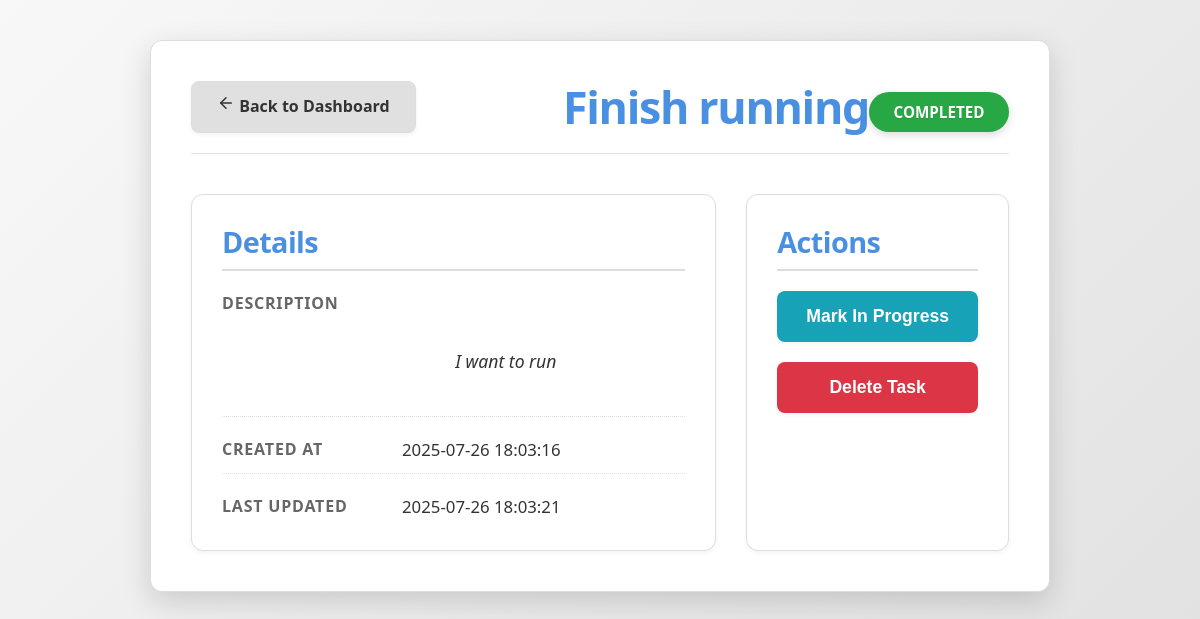
The page /tasks/10 on the database as committed earlier.
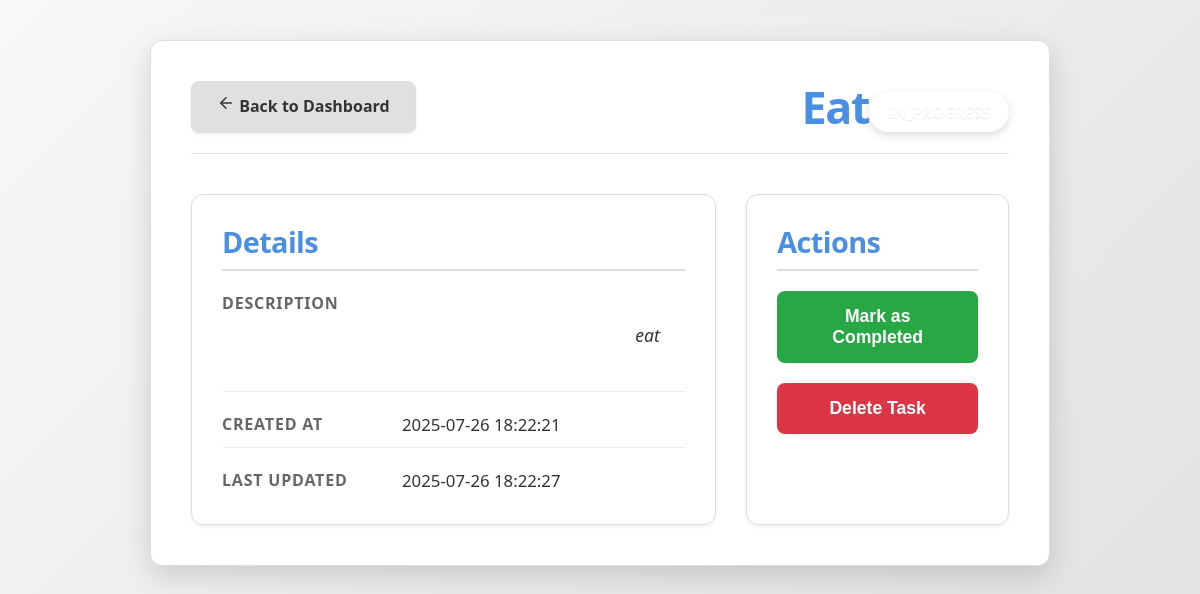
The same page on the database as committed later.
### models.py (models this page shows)
class Task(Base):
    __tablename__ = "task"
    id = Column(Integer, primary_key=True, autoincrement=True)
    title = Column(String(100), nullable=False)
    description = Column(String(256))
    status = Column(Enum(Status), default=Status.PENDING, nullable=False)
    created_at = Column(DateTime, nullable=False, default=datetime.utcnow)
    updated_at = Column(DateTime, nullable=False, default=datetime.utcnow, onupdate=datetime.utcnow)
    user_id = Column(Integer, ForeignKey('appuser.id', ondelete='CASCADE'), nullable=False)

### app.py (the view)
@app.route('/tasks/<int:task_id>', methods=['GET', 'POST'])
def view_task(task_id):
    if request.method == 'POST':
        title = request.form['title']
        description = request.form['description']
        status = request.form['status']
        db.update_task(task_id, title, description, status)
        return redirect(url_for('dashboard'))
    task = db.get_task(task_id)
    return render_template('task_details.html', task=task, Status=Status)

### repository.py (called while the page is built)
    def get_task(self, task_id: int):
        task = self.session.get(Task, task_id)
        if not task:
            raise Exception(f"Task with ID {task_id} not found")
        return task

### templates/task_details.html (shortened to what this page needs)
<!DOCTYPE html>
<html lang="en">
  <head>
    <link
      rel="stylesheet"
      href="{{ url_for('static', filename='css/main.css') }}"
    />
    <link
      rel="stylesheet"
      href="{{ url_for('static', filename='css/task.css') }}"
    />
  </head>
  <body>
    <div class="task-page-wrapper">
      <header class="task-header-section">
        <a
          href="{{ url_for('index') }}"
          class="btn btn-secondary btn-icon-left"
        >
          <svg
            xmlns="http://www.w3.org/2000/svg"
            width="18"
            height="18"
            viewBox="0 0 24 24"
            fill="none"
            stroke="currentColor"
            stroke-width="2"
            stroke-linecap="round"
            stroke-linejoin="round"
            class="feather feather-arrow-left"
          >
            <line x1="19" y1="12" x2="5" y2="12"></line>
            <polyline points="12 19 5 12 12 5"></polyline>
          </svg>
          Back to Dashboard
        </a>
        <h1 class="task-title-main">{{ task.title }}</h1>
        <span
          class="task-status-display status-badge status-{{ task.status.value.lower() }}"
          >{{ task.status.value }}</span
        >
      </header>
      <main class="task-content-area">
        <section class="task-info-card card">
          <h2>Details</h2>
          <dl class="task-details-list">
            <div class="detail-group">
              <dt class="detail-label">Description</dt>
              <dd class="detail-value task-description-text">
                {{ task.description }}
              </dd>
            </div>
            <div class="detail-group">
              <dt class="detail-label">Created At</dt>
              <dd class="detail-value">
                {{ task.created_at.strftime("%Y-%m-%d %H:%M:%S") }}
              </dd>
            </div>
            <div class="detail-group">
              <dt class="detail-label">Last Updated</dt>
              <dd class="detail-value">
                {{ task.updated_at.strftime("%Y-%m-%d %H:%M:%S") }}
              </dd>
            </div>
          </dl>
        </section>
        <section class="task-actions-card card">
          <h2>Actions</h2>
          <div class="button-group task-action-buttons">
            {% if task.status.value.lower() != 'in_progress' %}
            <form
              method="POST"
              action="{{ url_for('update_status', task_id=task.id) }}"
            >
              <button type="submit" class="btn btn-info btn-block">
                Mark In Progress
              </button>
            </form>
            {% endif %} {% if task.status.value.lower() != 'completed' %}
            <form
              method="POST"
              action="{{ url_for('update_status', task_id=task.id) }}"
            >
              <button type="submit" class="btn btn-success btn-block">
                Mark as Completed
              </button>
            </form>
            {% endif %}
            <form
              method="POST"
              action="{{ url_for('delete_task', task_id=task.id) }}"
              onsubmit="return confirmDeleteTask()"
            >
              <button type="submit" class="btn btn-danger btn-block">
                Delete Task
              </button>
            </form>
          </div>
        </section>
      </main>
    </div>
  </body>
</html>

Rows that differ between the two databases and show on the page:
changed Task: title "Finish running" → "Eat"; status "COMPLETED" → "IN_PROGRESS" (drawn); status.value "COMPLETED" → "IN_PROGRESS"; description "I want to run" → "eat"; created_at "2025-07-26 18:03:16" → "2025-07-26 18:22:21"; updated_at "2025-07-26 18:03:21" → "2025-07-26 18:22:27"
Other text that changed with them:
text no longer shown: "Mark In Progress"
text now shown: "Mark as Completed"
